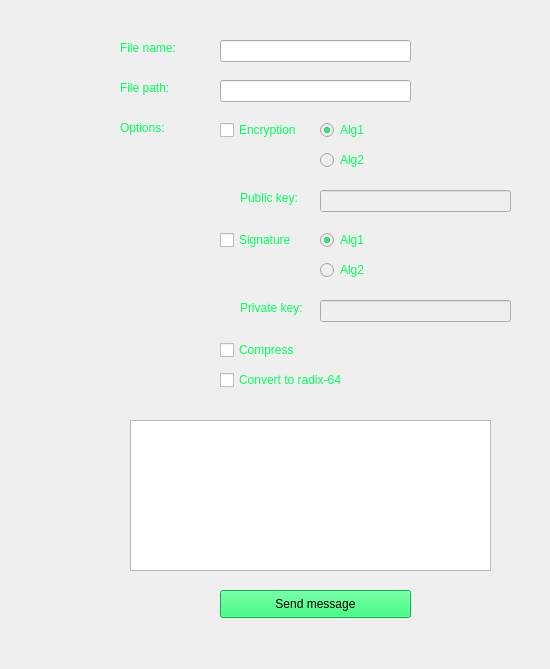
    <widget class="QWidget" name="tab_5">
     <attribute name="title">
      <string>Send message</string>
     </attribute>
     <widget class="QCheckBox" name="check_enc">
      <property name="geometry">
       <rect>
        <x>220</x>
        <y>120</y>
        <width>81</width>
        <height>20</height>
       </rect>
      </property>
      <property name="styleSheet">
       <string notr="true">color: rgb(0, 255, 93)</string>
      </property>
      <property name="text">
       <string>Encryption</string>
      </property>
     </widget>
     <widget class="QLabel" name="label_7">
      <property name="geometry">
       <rect>
        <x>120</x>
        <y>80</y>
        <width>61</width>
        <height>16</height>
       </rect>
      </property>
      <property name="styleSheet">
       <string notr="true">color: rgb(0, 255, 93)</string>
      </property>
      <property name="text">
       <string>File path:</string>
      </property>
     </widget>
     <widget class="QLineEdit" name="send_path">
      <property name="geometry">
       <rect>
        <x>220</x>
        <y>80</y>
        <width>191</width>
        <height>22</height>
       </rect>
      </property>
      <property name="styleSheet">
       <string notr="true">color:rgb(255, 183, 0)</string>
      </property>
     </widget>
     <widget class="QLabel" name="label_8">
      <property name="geometry">
       <rect>
        <x>120</x>
        <y>40</y>
        <width>81</width>
        <height>16</height>
       </rect>
      </property>
      <property name="styleSheet">
       <string notr="true">color: rgb(0, 255, 93)</string>
      </property>
      <property name="text">
       <string>File name:</string>
      </property>
     </widget>
     <widget class="QLineEdit" name="send_filename">
      <property name="geometry">
       <rect>
        <x>220</x>
        <y>40</y>
        <width>191</width>
        <height>22</height>
       </rect>
      </property>
      <property name="styleSheet">
       <string notr="true">color:rgb(255, 183, 0)</string>
      </property>
     </widget>
     <widget class="QCheckBox" name="check_sign">
      <property name="geometry">
       <rect>
        <x>220</x>
        <y>230</y>
        <width>81</width>
        <height>20</height>
       </rect>
      </property>
      <property name="styleSheet">
       <string notr="true">color: rgb(0, 255, 93)</string>
      </property>
      <property name="text">
       <string>Signature</string>
      </property>
     </widget>
     <widget class="QCheckBox" name="check_compress">
      <property name="geometry">
       <rect>
        <x>220</x>
        <y>340</y>
        <width>81</width>
        <height>20</height>
       </rect>
      </property>
      <property name="styleSheet">
       <string notr="true">color: rgb(0, 255, 93)</string>
      </property>
      <property name="text">
       <string>Compress</string>
      </property>
     </widget>
     <widget class="QCheckBox" name="check_radix">
      <property name="geometry">
       <rect>
        <x>220</x>
        <y>370</y>
        <width>171</width>
        <height>20</height>
       </rect>
      </property>
      <property name="styleSheet">
       <string notr="true">color: rgb(0, 255, 93)</string>
      </property>
      <property name="text">
       <string>Convert to radix-64</string>
      </property>
     </widget>
     <widget class="QRadioButton" name="enc_alg1">
      <property name="enabled">
       <bool>false</bool>
      </property>
      <property name="geometry">
       <rect>
        <x>320</x>
        <y>120</y>
        <width>95</width>
        <height>20</height>
       </rect>
      </property>
      <property name="styleSheet">
       <string notr="true">color: rgb(0, 255, 93)</string>
      </property>
      <property name="text">
       <string>Alg1</string>
      </property>
      <property name="checkable">
       <bool>true</bool>
      </property>
      <property name="checked">
       <bool>true</bool>
      </property>
      <attribute name="buttonGroup">
       <string notr="true">send_enc_radio</string>
      </attribute>
     </widget>
     <widget class="QRadioButton" name="enc_alg2">
      <property name="enabled">
       <bool>false</bool>
      </property>
      <property name="geometry">
       <rect>
        <x>320</x>
        <y>150</y>
        <width>95</width>
        <height>20</height>
       </rect>
      </property>
      <property name="styleSheet">
       <string notr="true">color: rgb(0, 255, 93)</string>
      </property>
      <property name="text">
       <string>Alg2</string>
      </property>
      <property name="checkable">
       <bool>true</bool>
      </property>
      <attribute name="buttonGroup">
       <string notr="true">send_enc_radio</string>
      </attribute>
     </widget>
     <widget class="QRadioButton" name="sign_alg2">
      <property name="enabled">
       <bool>false</bool>
      </property>
      <property name="geometry">
       <rect>
        <x>320</x>
        <y>260</y>
        <width>95</width>
        <height>20</height>
       </rect>
      </property>
      <property name="styleSheet">
       <string notr="true">color: rgb(0, 255, 93)</string>
      </property>
      <property name="text">
       <string>Alg2</string>
      </property>
      <property name="checkable">
       <bool>true</bool>
      </property>
      <attribute name="buttonGroup">
       <string notr="true">send_sign_radio</string>
      </attribute>
     </widget>
     <widget class="QRadioButton" name="sign_alg1">
      <property name="enabled">
       <bool>false</bool>
      </property>
      <property name="geometry">
       <rect>
        <x>320</x>
        <y>230</y>
        <width>95</width>
        <height>20</height>
       </rect>
      </property>
      <property name="styleSheet">
       <string notr="true">color: rgb(0, 255, 93)</string>
      </property>
      <property name="text">
       <string>Alg1</string>
      </property>
      <property name="checkable">
       <bool>true</bool>
      </property>
      <property name="checked">
       <bool>true</bool>
      </property>
      <attribute name="buttonGroup">
       <string notr="true">send_sign_radio</string>
      </attribute>
     </widget>
     <widget class="QLabel" name="label_17">
      <property name="geometry">
       <rect>
        <x>120</x>
        <y>120</y>
        <width>55</width>
        <height>16</height>
       </rect>
      </property>
      <property name="styleSheet">
       <string notr="true">color: rgb(0, 255, 93)</string>
      </property>
      <property name="text">
       <string>Options:</string>
      </property>
     </widget>
     <widget class="QLabel" name="label_18">
      <property name="geometry">
       <rect>
        <x>240</x>
        <y>190</y>
        <width>71</width>
        <height>16</height>
       </rect>
      </property>
      <property name="styleSheet">
       <string notr="true">color: rgb(0, 255, 93)</string>
      </property>
      <property name="text">
       <string>Public key:</string>
      </property>
     </widget>
     <widget class="QLineEdit" name="send_public_key">
      <property name="enabled">
       <bool>false</bool>
      </property>
      <property name="geometry">
       <rect>
        <x>320</x>
        <y>190</y>
        <width>191</width>
        <height>22</height>
       </rect>
      </property>
      <property name="styleSheet">
       <string notr="true">color:rgb(255, 183, 0)</string>
      </property>
     </widget>
     <widget class="QLabel" name="label_19">
      <property name="geometry">
       <rect>
        <x>240</x>
        <y>300</y>
        <width>71</width>
        <height>16</height>
       </rect>
      </property>
      <property name="styleSheet">
       <string notr="true">color: rgb(0, 255, 93)</string>
      </property>
      <property name="text">
       <string>Private key:</string>
      </property>
     </widget>
     <widget class="QLineEdit" name="send_private_key">
      <property name="enabled">
       <bool>false</bool>
      </property>
      <property name="geometry">
       <rect>
        <x>320</x>
        <y>300</y>
        <width>191</width>
        <height>22</height>
       </rect>
      </property>
      <property name="styleSheet">
       <string notr="true">color:rgb(255, 183, 0)</string>
      </property>
     </widget>
     <widget class="QPushButton" name="send_button">
      <property name="geometry">
       <rect>
        <x>220</x>
        <y>590</y>
        <width>191</width>
        <height>28</height>
       </rect>
      </property>
      <property name="styleSheet">
       <string notr="true">color: rgb(0,0,0);
background-color: rgb(0, 255, 93)</string>
      </property>
      <property name="text">
       <string>Send message</string>
      </property>
     </widget>
     <widget class="QLabel" name="send_err">
      <property name="geometry">
       <rect>
        <x>210</x>
        <y>640</y>
        <width>331</width>
        <height>20</height>
       </rect>
      </property>
      <property name="styleSheet">
       <string notr="true">color:rgb(255, 0, 0)</string>
      </property>
      <property name="text">
       <string/>
      </property>
     </widget>
     <widget class="QTextEdit" name="message">
      <property name="geometry">
       <rect>
        <x>130</x>
        <y>420</y>
        <width>361</width>
        <height>151</height>
       </rect>
      </property>
      <property name="styleSheet">
       <string notr="true">color: white</string>
      </property>
     </widget>
    </widget>
